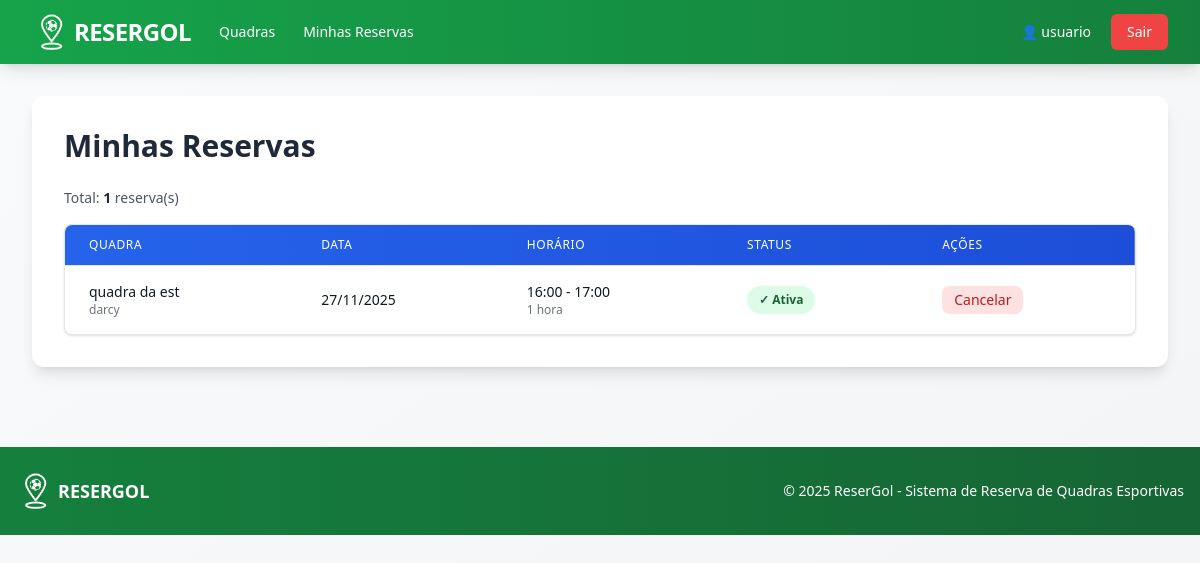
/minhas-reservas (signed in), run on the app's committed database.
### models/usuario_model.py (models this page shows, shortened)
class Usuario(UserMixin, db.Model):
    __tablename__ = 'usuarios'
    id = db.Column(db.Integer, primary_key=True)
    nome = db.Column(db.String(120), nullable=False)
    email = db.Column(db.String(120), unique=True, nullable=False)
    senha_hash = db.Column(db.String(255), nullable=False)
    role = db.Column(db.String(20), default='usuario')
    criado_em = db.Column(db.DateTime, default=datetime.utcnow)
    tentativas_login = db.Column(db.Integer, default=0)
    bloqueado_ate = db.Column(db.DateTime, nullable=True)
    quadras = db.relationship('Quadra', backref='dono', lazy=True, foreign_keys='Quadra.dono_id')
    reservas = db.relationship('Reserva', backref='usuario', lazy=True, foreign_keys='Reserva.usuario_id')
    def is_dono_quadra(self):
        return self.role == 'dono_quadra'
    def is_admin(self):
        return self.role == 'admin'

### models/reserva_model.py (models this page shows, shortened)
class Reserva(db.Model):
    __tablename__ = 'reservas'
    id = db.Column(db.Integer, primary_key=True)
    quadra_id = db.Column(db.Integer, db.ForeignKey('quadras.id'), nullable=False)
    usuario_id = db.Column(db.Integer, db.ForeignKey('usuarios.id'), nullable=False)
    data = db.Column(db.Date, nullable=False)
    hora_inicio = db.Column(db.Time, nullable=False)
    hora_fim = db.Column(db.Time, nullable=False)
    status = db.Column(db.String(20), default='ativa')
    criado_em = db.Column(db.DateTime, default=datetime.utcnow)
    atualizado_em = db.Column(db.DateTime, default=datetime.utcnow, onupdate=datetime.utcnow)

### models/quadra_model.py (models this page shows, shortened)
class Quadra(db.Model):
    __tablename__ = 'quadras'
    id = db.Column(db.Integer, primary_key=True)
    nome = db.Column(db.String(120), nullable=False)
    endereco = db.Column(db.String(255), nullable=False)
    tipo = db.Column(db.String(50), nullable=False)
    descricao = db.Column(db.Text, nullable=True)
    preco_hora = db.Column(db.Float, nullable=False)
    ativa = db.Column(db.Boolean, default=True)
    criado_em = db.Column(db.DateTime, default=datetime.utcnow)
    dono_id = db.Column(db.Integer, db.ForeignKey('usuarios.id'), nullable=False)
    reservas = db.relationship('Reserva', backref='quadra', lazy=True, cascade='all, delete-orphan')

### app.py (the view)
@app.route('/minhas-reservas')
@login_required
def minhas_reservas():
    return ReservaController.minhas_reservas()

### app.py (called while the page is built)
@login_manager.user_loader
def load_user(user_id):
    return Usuario.query.get(int(user_id))

### controllers/reserva_controller.py (called while the page is built)
    @staticmethod
    @login_required
    def minhas_reservas():
        reservas = Reserva.query.filter_by(
            usuario_id=current_user.id
        ).order_by(Reserva.data.desc(), Reserva.hora_inicio.desc()).all()
        return render_template('reservas/minhas_reservas.html', reservas=reservas)

### templates/reservas/minhas_reservas.html (shortened to what this page needs)
{% extends "base.html" %}
{% block content %}
    <h2 class="text-3xl font-bold text-gray-800 mb-6">Minhas Reservas</h2>
    {% if reservas %}
        <p class="text-sm text-gray-600 mb-4">
            Total: <strong class="text-gray-800">{{ reservas|length }}</strong> reserva(s)
        </p>
        <div class="bg-white rounded-lg shadow overflow-hidden border border-gray-200">
            <div class="overflow-x-auto">
                <table class="min-w-full divide-y divide-gray-200">
                    <thead class="bg-gradient-to-r from-blue-600 to-blue-700">
                        <tr>
                            <th class="px-6 py-3 text-left text-xs font-medium text-white uppercase tracking-wider">Quadra</th>
                            <th class="px-6 py-3 text-left text-xs font-medium text-white uppercase tracking-wider">Data</th>
                            <th class="px-6 py-3 text-left text-xs font-medium text-white uppercase tracking-wider">Horário</th>
                            <th class="px-6 py-3 text-left text-xs font-medium text-white uppercase tracking-wider">Status</th>
                            <th class="px-6 py-3 text-left text-xs font-medium text-white uppercase tracking-wider">Ações</th>
                        </tr>
                    </thead>
                    <tbody class="bg-white divide-y divide-gray-200">
                        {% for reserva in reservas %}
                        <tr class="hover:bg-gray-50 transition-colors">
                            <td class="px-6 py-4">
                                <div class="text-sm font-medium text-gray-900">{{ reserva.quadra.nome }}</div>
                                <div class="text-xs text-gray-500">{{ reserva.quadra.endereco }}</div>
                            </td>
                            <td class="px-6 py-4 whitespace-nowrap text-sm text-gray-900">
                                {{ reserva.data.strftime('%d/%m/%Y') }}
                            </td>
                            <td class="px-6 py-4 whitespace-nowrap">
                                <div class="text-sm text-gray-900 font-medium">
                                    {{ reserva.hora_inicio.strftime('%H:%M') }} - {{ reserva.hora_fim.strftime('%H:%M') }}
                                </div>
                                <div class="text-xs text-gray-500">1 hora</div>
                            </td>
                            <td class="px-6 py-4 whitespace-nowrap">
                                {% if reserva.status == 'ativa' %}
                                    <span class="px-3 py-1 inline-flex text-xs leading-5 font-semibold rounded-full bg-green-100 text-green-800">
                                        ✓ Ativa
                                    </span>
                                {% elif reserva.status == 'cancelada' %}
                                    <span class="px-3 py-1 inline-flex text-xs leading-5 font-semibold rounded-full bg-red-100 text-red-800">
                                        ✗ Cancelada
                                    </span>
                                {% else %}
                                    <span class="px-3 py-1 inline-flex text-xs leading-5 font-semibold rounded-full bg-gray-100 text-gray-800">
                                        ● Concluída
                                    </span>
                                {% endif %}
                            </td>
                            <td class="px-6 py-4 whitespace-nowrap text-sm">
                                {% if reserva.status == 'ativa' %}
                                    <a href="{{ url_for('cancelar_reserva', reserva_id=reserva.id) }}"
                                       onclick="return confirm('Tem certeza que deseja cancelar esta reserva?')"
                                       class="inline-flex items-center px-3 py-1 bg-red-100 hover:bg-red-200 text-red-700 font-medium rounded-lg transition">
                                        Cancelar
                                    </a>
                                {% else %}
                                    <span class="text-gray-400">-</span>
                                {% endif %}
                            </td>
                        </tr>
                        {% endfor %}
                    </tbody>
                </table>
            </div>
        </div>
    {% endif %}
{% endblock %}

### templates/base.html (shortened to what this page needs)
<!DOCTYPE HTML>
<html lang="pt-BR">
<head>
    <script src="https://cdn.tailwindcss.com"></script>
</head>
<body class="bg-gradient-to-br from-gray-50 to-gray-100 min-h-screen">
    <nav class="bg-gradient-to-r from-resergol-600 to-resergol-700 shadow-lg">
        <div class="max-w-7xl mx-auto px-4 sm:px-6 lg:px-8">
            <div class="flex items-center justify-between h-16">
                <div class="flex items-center space-x-4">
                    <a href="{{ url_for('index') }}" class="flex items-center space-x-0.5 hover:opacity-90 transition">
                        <img src="{{ url_for('static', filename='resergol_pin.png') }}" alt="Logo ReserGol" class="h-10 w-10">
                        <span class="text-white font-bold text-2xl tracking-tight">RESERGOL</span>
                    </a>
                    {% if current_user.is_authenticated %}
                        <div class="hidden md:flex items-center space-x-1 ml-8">
                            {% if not current_user.is_admin() %}
                                <a href="{{ url_for('listar_quadras') }}" class="text-white hover:bg-resergol-500 px-3 py-2 rounded-md text-sm font-medium transition">
                                    Quadras
                                </a>
                            {% endif %}
                            {% if not current_user.is_admin() and not current_user.is_dono_quadra() %}
                                <a href="{{ url_for('minhas_reservas') }}" class="text-white hover:bg-resergol-500 px-3 py-2 rounded-md text-sm font-medium transition">
                                    Minhas Reservas
                                </a>
                            {% endif %}
                        </div>
                    {% endif %}
                </div>
                                <div class="flex items-center space-x-2">
                    {% if current_user.is_authenticated %}
                        <a href="{{ url_for('perfil') }}" class="text-white hover:bg-resergol-500 px-3 py-2 rounded-md text-sm font-medium transition">
                            👤 {{ current_user.nome.split()[0] }}
                        </a>
                        <a href="{{ url_for('logout') }}" class="bg-red-500 hover:bg-red-600 text-white px-4 py-2 rounded-md text-sm font-medium transition">
                            Sair
                        </a>
                    {% endif %}
                </div>
            </div>
        </div>
    </nav>
    <div class="max-w-7xl mx-auto px-4 sm:px-6 lg:px-8 py-8">
        <div class="bg-white rounded-xl shadow-lg p-6 md:p-8">
            {% block content %}{% endblock %}
        </div>
    </div>
    <footer class="bg-gradient-to-r from-resergol-700 to-resergol-800 text-white mt-12">
        <div class="max-w-7xl mx-auto px-4 py-6">
            <div class="flex flex-col md:flex-row justify-between items-center">
                <div class="flex items-center space-x-0.5 mb-4 md:mb-0">
                    <img src="{{ url_for('static', filename='resergol_pin.png') }}" alt="Logo ReserGol" class="h-10 w-10">
                    <span class="font-bold text-lg">RESERGOL</span>
                </div>
                <p class="text-sm text-center">&copy; 2025 ReserGol - Sistema de Reserva de Quadras Esportivas</p>
            </div>
        </div>
    </footer>
</body>
</html>

### data on the page
Usuario: nome "usuario"
Reserva: quadra.nome "quadra da est", quadra.endereco "darcy", data "27/11/2025", hora_inicio "16:00", hora_fim "17:00", status "✓ Ativa"

### other printed values
{{ reservas|length }} "1"
